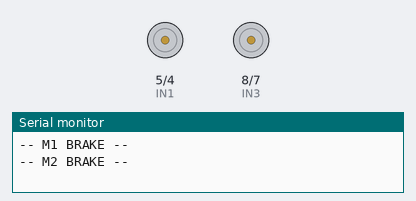
Recording of a sketch running on a simulated Arduino Uno, built with avr-gcc and run on an emulated ATmega328P. On the bench: motor-driver pin pairs drawn as motors (green arrow = first pin HIGH = forward, orange = second pin HIGH = backward, longer = more drive, scaled by the enable pin), the last lines printed to the serial monitor.

Above: at 0.5 s.
At 1.5 s:
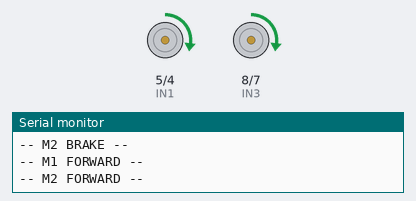
At 3.5 s:
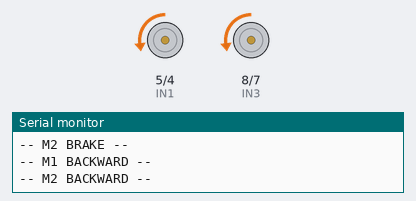
Timing chart, 0 to 5.2 s (numbered marks = the images above):
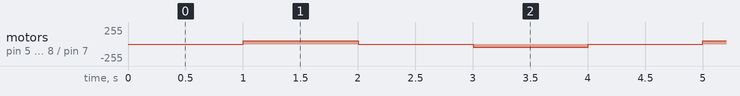

Measured:
- by itself, motor on pin 5 (IN1) / pin 4 (IN2), motor on pin 8 (IN3) / pin 7 (IN4): repeats every 4.0 s: stopped 1.0 s, backward 50/255 1.0 s, stopped 1.0 s, forward 50/255 1.0 s

The sketch:

dri0041.ino
```cpp
/*
  @file Motor driver DRI0042_Test.ino
  @brief DRI0042_Test.ino  Motor control program

  control motor positive inversion

  @author bernie.chen@dfrobot.com
  @version  V1.0
  @date  2016-8-10
*/
const int IN1=5;
const int IN2=4;
const int ENA=6;

const int IN3=8;
const int IN4=7;
const int ENB=9;

void setup() {
  Serial.begin(115200);
  pinMode(IN1, OUTPUT);
  pinMode(IN2, OUTPUT);
  pinMode(ENA, OUTPUT);

  pinMode(IN4, OUTPUT);
  pinMode(IN3, OUTPUT);
  pinMode(ENB, OUTPUT);
}

void loop() {
  Motor1_Brake();
  Motor2_Brake();
  delay(1000);
  Motor1_Forward(50);
  Motor2_Forward(50);
  delay(1000);
  Motor1_Brake();
  Motor2_Brake();
  delay(1000);
  Motor1_Backward(50);
  Motor2_Backward(50);
  delay(1000);
}

void Motor1_Forward(int Speed){
  digitalWrite(IN1, HIGH);
  digitalWrite(IN2, LOW);
  analogWrite(ENA, Speed);
  Serial.println("-- M1 FORWARD --");
}
void Motor1_Backward(int Speed){
  digitalWrite(IN1, LOW);
  digitalWrite(IN2, HIGH);
  analogWrite(ENA, Speed);
  Serial.println("-- M1 BACKWARD --");
}
void Motor1_Brake(){
  digitalWrite(IN1, LOW);
  digitalWrite(IN2, LOW);
  Serial.println("-- M1 BRAKE --");
}
void Motor2_Forward(int Speed){
  digitalWrite(IN3, HIGH);
  digitalWrite(IN4, LOW);
  analogWrite(ENB, Speed);
  Serial.println("-- M2 FORWARD --");
}
void Motor2_Backward(int Speed){
  digitalWrite(IN3, LOW);
  digitalWrite(IN4, HIGH);
  analogWrite(ENB, Speed);
  Serial.println("-- M2 BACKWARD --");
}
void Motor2_Brake(){
  digitalWrite(IN3, LOW);
  digitalWrite(IN4, LOW);
  Serial.println("-- M2 BRAKE --");
}
```
